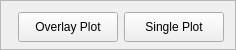
                        <widget class="QFrame" name="row_3">
                         <property name="minimumSize">
                          <size>
                           <width>0</width>
                           <height>50</height>
                          </size>
                         </property>
                         <property name="maximumSize">
                          <size>
                           <width>16777215</width>
                           <height>50</height>
                          </size>
                         </property>
                         <property name="frameShape">
                          <enum>QFrame::StyledPanel</enum>
                         </property>
                         <property name="frameShadow">
                          <enum>QFrame::Raised</enum>
                         </property>
                         <layout class="QHBoxLayout" name="horizontalLayout_7">
                          <item>
                           <widget class="QFrame" name="frame_2">
                            <property name="frameShape">
                             <enum>QFrame::NoFrame</enum>
                            </property>
                            <property name="frameShadow">
                             <enum>QFrame::Raised</enum>
                            </property>
                            <property name="lineWidth">
                             <number>0</number>
                            </property>
                           </widget>
                          </item>
                          <item>
                           <widget class="QPushButton" name="overlay_plot">
                            <property name="minimumSize">
                             <size>
                              <width>100</width>
                              <height>30</height>
                             </size>
                            </property>
                            <property name="maximumSize">
                             <size>
                              <width>100</width>
                              <height>30</height>
                             </size>
                            </property>
                            <property name="text">
                             <string>Overlay Plot</string>
                            </property>
                           </widget>
                          </item>
                          <item>
                           <widget class="QPushButton" name="single_plot">
                            <property name="minimumSize">
                             <size>
                              <width>100</width>
                              <height>30</height>
                             </size>
                            </property>
                            <property name="maximumSize">
                             <size>
                              <width>100</width>
                              <height>30</height>
                             </size>
                            </property>
                            <property name="text">
                             <string>Single Plot</string>
                            </property>
                           </widget>
                          </item>
                         </layout>
                        </widget>
